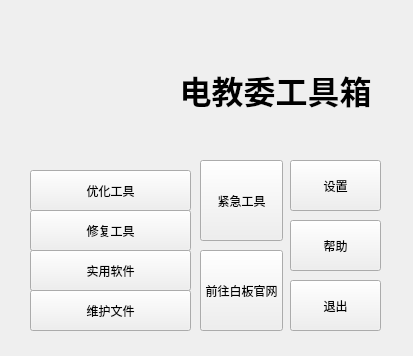
<?xml version="1.0" encoding="UTF-8"?>
<ui version="4.0">
 <class>MainPage</class>
 <widget class="QWidget" name="MainPage">
  <property name="geometry">
   <rect>
    <x>0</x>
    <y>0</y>
    <width>413</width>
    <height>356</height>
   </rect>
  </property>
  <property name="minimumSize">
   <size>
    <width>413</width>
    <height>356</height>
   </size>
  </property>
  <property name="maximumSize">
   <size>
    <width>413</width>
    <height>356</height>
   </size>
  </property>
  <property name="windowTitle">
   <string>电教委工具箱</string>
  </property>
  <property name="windowIcon">
   <iconset>
    <normaloff>../img/logo.png</normaloff>../img/logo.png</iconset>
  </property>
  <widget class="QLabel" name="icon">
   <property name="enabled">
    <bool>true</bool>
   </property>
   <property name="geometry">
    <rect>
     <x>40</x>
     <y>30</y>
     <width>121</width>
     <height>121</height>
    </rect>
   </property>
   <property name="text">
    <string/>
   </property>
   <property name="pixmap">
    <pixmap>../img/logo.png</pixmap>
   </property>
   <property name="scaledContents">
    <bool>true</bool>
   </property>
  </widget>
  <widget class="QLabel" name="title">
   <property name="geometry">
    <rect>
     <x>150</x>
     <y>30</y>
     <width>251</width>
     <height>121</height>
    </rect>
   </property>
   <property name="text">
    <string>&lt;html&gt;&lt;head/&gt;&lt;body&gt;&lt;p align=&quot;center&quot;&gt;&lt;span style=&quot; font-size:24pt; font-weight:700;&quot;&gt;电教委工具箱&lt;/span&gt;&lt;/p&gt;&lt;/body&gt;&lt;/html&gt;</string>
   </property>
  </widget>
  <widget class="QPushButton" name="settings">
   <property name="geometry">
    <rect>
     <x>290</x>
     <y>160</y>
     <width>91</width>
     <height>51</height>
    </rect>
   </property>
   <property name="text">
    <string>设置</string>
   </property>
  </widget>
  <widget class="QPushButton" name="exit">
   <property name="geometry">
    <rect>
     <x>290</x>
     <y>280</y>
     <width>91</width>
     <height>51</height>
    </rect>
   </property>
   <property name="styleSheet">
    <string notr="true"/>
   </property>
   <property name="text">
    <string>退出</string>
   </property>
  </widget>
  <widget class="QPushButton" name="help">
   <property name="geometry">
    <rect>
     <x>290</x>
     <y>220</y>
     <width>91</width>
     <height>51</height>
    </rect>
   </property>
   <property name="text">
    <string>帮助</string>
   </property>
  </widget>
  <widget class="QPushButton" name="OfTool">
   <property name="geometry">
    <rect>
     <x>30</x>
     <y>170</y>
     <width>161</width>
     <height>41</height>
    </rect>
   </property>
   <property name="text">
    <string>优化工具</string>
   </property>
  </widget>
  <widget class="QPushButton" name="FixTool">
   <property name="geometry">
    <rect>
     <x>30</x>
     <y>210</y>
     <width>161</width>
     <height>41</height>
    </rect>
   </property>
   <property name="text">
    <string>修复工具</string>
   </property>
  </widget>
  <widget class="QPushButton" name="PtTool">
   <property name="geometry">
    <rect>
     <x>30</x>
     <y>250</y>
     <width>161</width>
     <height>41</height>
    </rect>
   </property>
   <property name="text">
    <string>实用软件</string>
   </property>
  </widget>
  <widget class="QPushButton" name="MtTool">
   <property name="geometry">
    <rect>
     <x>30</x>
     <y>290</y>
     <width>161</width>
     <height>41</height>
    </rect>
   </property>
   <property name="text">
    <string>维护文件</string>
   </property>
  </widget>
  <widget class="QPushButton" name="EMGTool">
   <property name="geometry">
    <rect>
     <x>200</x>
     <y>160</y>
     <width>83</width>
     <height>81</height>
    </rect>
   </property>
   <property name="text">
    <string>紧急工具</string>
   </property>
  </widget>
  <widget class="QPushButton" name="GoWeb">
   <property name="geometry">
    <rect>
     <x>200</x>
     <y>250</y>
     <width>83</width>
     <height>81</height>
    </rect>
   </property>
   <property name="text">
    <string>前往白板官网</string>
   </property>
  </widget>
 </widget>
 <resources/>
 <connections>
  <connection>
   <sender>exit</sender>
   <signal>clicked()</signal>
   <receiver>MainPage</receiver>
   <slot>close()</slot>
   <hints>
    <hint type="sourcelabel">
     <x>67</x>
     <y>191</y>
    </hint>
    <hint type="destinationlabel">
     <x>226</x>
     <y>208</y>
    </hint>
   </hints>
  </connection>
 </connections>
</ui>
